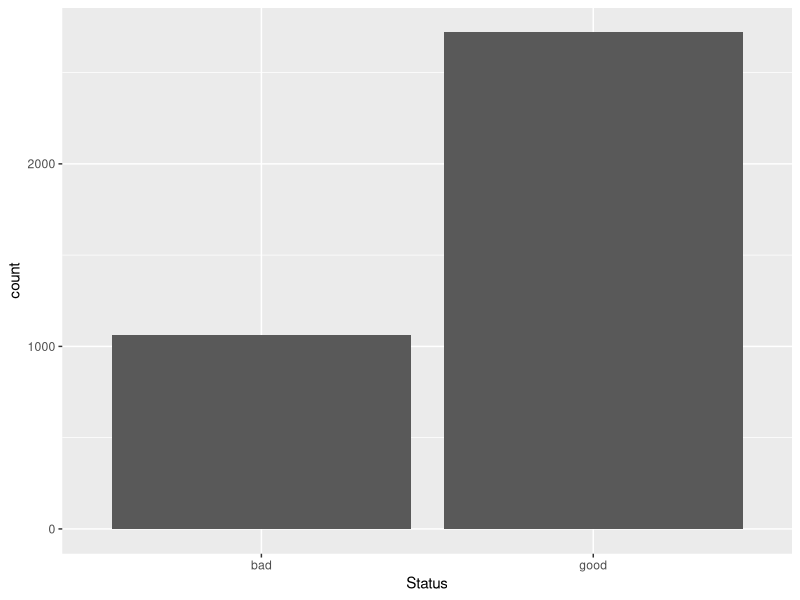

Recreate this plot in R.
## ---- chunk 1
knitr::opts_chunk$set(echo = TRUE, cache=TRUE)
## ---- chunk 2
library(dplyr)
library(ggplot2)
library(rsample)
library(recipes)
## ---- chunk 3
data(credit_data, package='modeldata')
credit <- as_tibble(credit_data)

credit
## ---- chunk 4
fake <- credit |> 
    slice_sample(n=10) |> 
    select(-Status)
fake
## ---- chunk 5
set.seed(1234)
sample(10, 4)

set.seed(1234)
credit_split <- initial_split(credit, prop=0.85, strata='Status')
credit_split

train <- training(credit_split)
test <- testing(credit_split)

train
test
## ---- chunk 6
ggplot(train, aes(x=Status)) + geom_bar()
## ---- chunk 7
recipe(Status ~ Income + Home, data=train) |> 
    step_mutate_at(all_nominal_predictors(), fn = ~ coalesce(.x, "Missing")) |> 
    step_string2factor(Home) |> 
    step_dummy(Home, one_hot=TRUE) |>
    prep() |> 
    bake(new_data=NULL)

rec1 <- recipe(Status ~ ., data=train) |>
    step_rm(Time) |> 
    # remove columns that have little variance
    step_nzv(all_predictors()) |> 
    # not necessary with xgboost
    themis::step_upsample(Status) |>
    # not necessary with xgboost
    step_impute_knn(all_numeric_predictors()) |> 
    # not necessary with xgboost
    # step_factor2string(all_nominal_predictors()) |> 
    # step_mutate(Home=tidyr::replace_na(Home, 'missing')) |> 
    # step_mutate(Job=tidyr::replace_na(Job, 'missing')) |> 
    # step_mutate(Marital=tidyr::replace_na(Marital, 'missing')) |> 
    # step_mutate_at(
    #     all_nominal_predictors(), fn = ~ coalesce(.x, "Missing")
    # ) |> 
    # step_string2factor(all_nominal_predictors()) |> 
    # same as above
    # step_string2factor(Home, Job, Marital) |> 
    # same as coalesce and step_mutate
    step_unknown(all_nominal_predictors()) |> 
    # same as above
    step_discretize(Age) |> 
    # not necessary for xgboost
    step_normalize(all_numeric_predictors()) |> 
    # this is needed for both glmnet and xgboost
    step_other(all_nominal_predictors(), threshold=0.1, other='misc') |>
    step_novel(all_nominal_predictors()) |> 
    step_dummy(all_nominal_predictors(), one_hot=TRUE)
